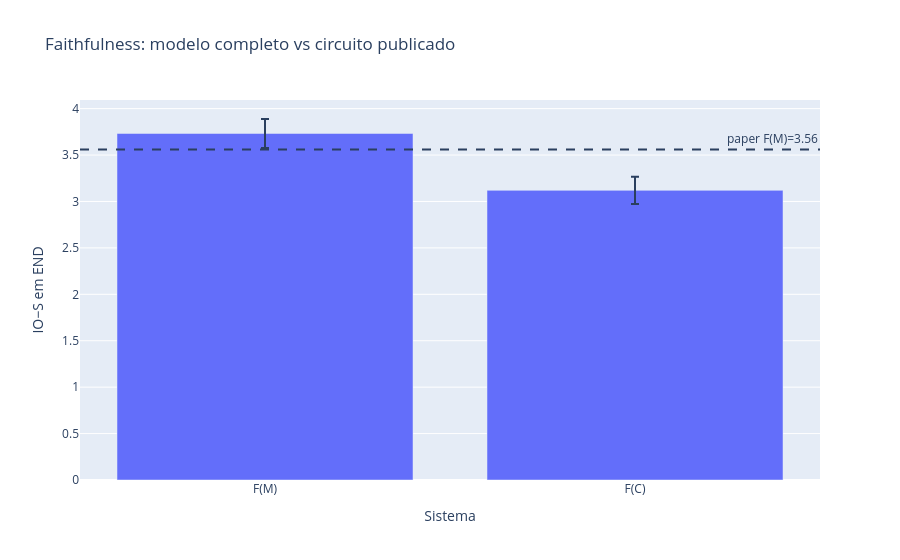
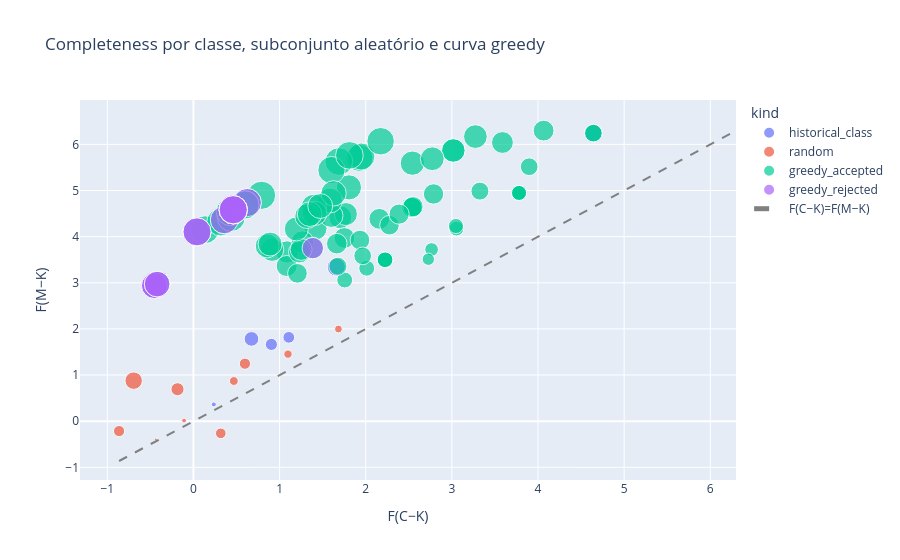
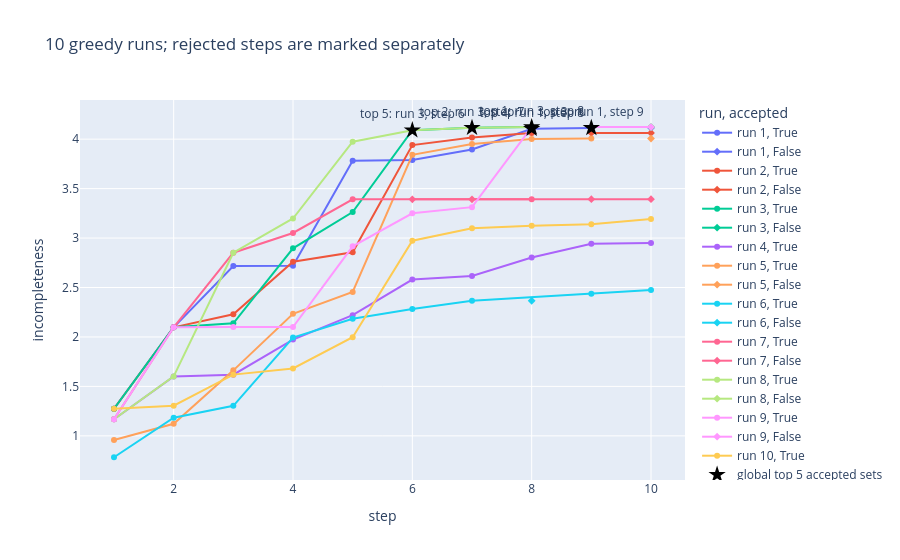
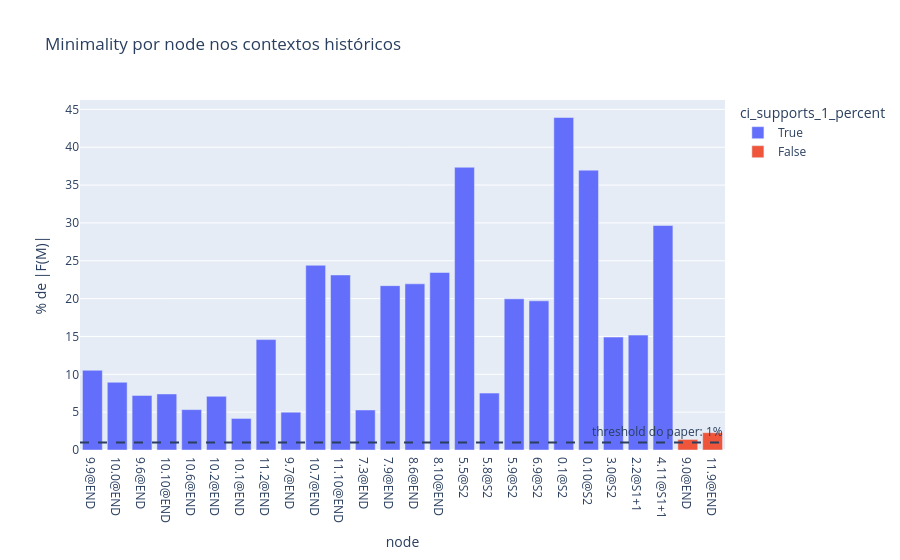

The notebook cell saved with these charts, in order:
### Code cell
faithfulness_fig = px.bar(
    x=["F(M)", "F(C)"],
    y=[faithfulness.model.mean, faithfulness.circuit.mean],
    error_y=[faithfulness.model.standard_error, faithfulness.circuit.standard_error],
    labels={"x": "Sistema", "y": "IO−S em END"},
    title="Faithfulness: modelo completo vs circuito publicado",
)
faithfulness_fig.add_hline(
    y=PAPER_MODEL_PERFORMANCE,
    line_dash="dash",
    annotation_text="paper F(M)=3.56",
)
faithfulness_fig.show()

completeness_rows = []
for item in completeness.by_class:
    completeness_rows.append(
        {
            "kind": "historical_class",
            "label": item.class_name,
            "F(C−K)": item.result.circuit_without.mean,
            "F(M−K)": item.result.model_without.mean,
            "incompleteness": item.result.incompleteness,
        }
    )
for index, item in enumerate(completeness.random):
    completeness_rows.append(
        {
            "kind": "random",
            "label": f"random {index + 1}",
            "F(C−K)": item.circuit_without.mean,
            "F(M−K)": item.model_without.mean,
            "incompleteness": item.incompleteness,
        }
    )
greedy_rows = []
for run_index, run in enumerate(completeness.greedy):
    for step_index, step in enumerate(run.steps, start=1):
        row = {
            "run": f"run {run_index + 1}",
            "step": step_index,
            "accepted": step.accepted,
            "kind": "greedy_accepted" if step.accepted else "greedy_rejected",
            "label": f"greedy {run_index + 1}.{step_index}",
            "F(C−K)": step.result.circuit_without.mean,
            "F(M−K)": step.result.model_without.mean,
            "incompleteness": step.result.incompleteness,
            "candidate_incompleteness": step.candidate_result.incompleteness,
        }
        greedy_rows.append(row)
        completeness_rows.append(row)
completeness_fig = px.scatter(
    completeness_rows,
    x="F(C−K)",
    y="F(M−K)",
    color="kind",
    hover_name="label",
    size="incompleteness",
    title="Completeness por classe, subconjunto aleatório e curva greedy",
)
all_values = [
    value
    for row in completeness_rows
    for value in (row["F(C−K)"], row["F(M−K)"])
]
line_min, line_max = min(all_values), max(all_values)
completeness_fig.add_trace(
    go.Scatter(
        x=[line_min, line_max],
        y=[line_min, line_max],
        mode="lines",
        line={"dash": "dash", "color": "gray"},
        name="F(C−K)=F(M−K)",
    )
)
completeness_fig.show()

greedy_fig = px.line(
    greedy_rows,
    x="step",
    y="incompleteness",
    color="run",
    symbol="accepted",
    markers=True,
    hover_data=["candidate_incompleteness", "label"],
    title="10 greedy runs; rejected steps are marked separately",
)
top5_rows = [
    {
        "step": item.step_index,
        "incompleteness": item.result.incompleteness,
        "label": f"top {rank}: run {item.run_index + 1}, step {item.step_index}",
    }
    for rank, item in enumerate(completeness.top_greedy, start=1)
]
greedy_fig.add_trace(
    go.Scatter(
        x=[row["step"] for row in top5_rows],
        y=[row["incompleteness"] for row in top5_rows],
        text=[row["label"] for row in top5_rows],
        mode="markers+text",
        marker={"size": 13, "symbol": "star", "color": "black"},
        textposition="top center",
        name="global top 5 accepted sets",
    )
)
greedy_fig.show()

minimality_rows = [
    {
        "node": node_name(item.node),
        "minimality_percent": 100 * item.normalized_effect,
        "ci95_low_percent": 100 * item.normalized_effect_ci95.low,
        "raw_effect": item.raw_effect,
        "passes_1_percent": item.passes_threshold,
        "ci_supports_1_percent": item.ci_supports_threshold,
    }
    for item in minimality
]
minimality_fig = px.bar(
    minimality_rows,
    x="node",
    y="minimality_percent",
    color="ci_supports_1_percent",
    hover_data=["raw_effect", "passes_1_percent", "ci95_low_percent"],
    title="Minimality por node nos contextos históricos",
    labels={"minimality_percent": "% de |F(M)|"},
)
minimality_fig.add_hline(y=1.0, line_dash="dash", annotation_text="threshold do paper: 1%")
minimality_fig.show()

### Figure 1 — Plotly figure (JSON) as saved in the notebook; plotly's stock layout.template omitted (floating-point values rounded to 4 significant figures)
{"data": [{"error_y": {"array": [0.1559, 0.1474]}, "hovertemplate": "Sistema=%{x}<br>IO−S em END=%{y}<extra></extra>", "legendgroup": "", "marker": {"color": "#636efa", "pattern": {"shape": ""}}, "name": "", "orientation": "v", "showlegend": false, "textposition": "auto", "type": "bar", "x": ["F(M)", "F(C)"], "xaxis": "x", "y": [3.732, 3.12], "yaxis": "y"}], "layout": {"annotations": [{"showarrow": false, "text": "paper F(M)=3.56", "x": 1, "xanchor": "right", "xref": "x domain", "y": 3.56, "yanchor": "bottom", "yref": "y"}], "barmode": "relative", "legend": {"tracegroupgap": 0}, "shapes": [{"line": {"dash": "dash"}, "type": "line", "x0": 0, "x1": 1, "xref": "x domain", "y0": 3.56, "y1": 3.56, "yref": "y"}], "title": {"text": "Faithfulness: modelo completo vs circuito publicado"}, "xaxis": {"anchor": "y", "domain": [0.0, 1.0], "title": {"text": "Sistema"}}, "yaxis": {"anchor": "x", "domain": [0.0, 1.0], "title": {"text": "IO−S em END"}}}}

### Figure 2 — Plotly figure (JSON) as saved in the notebook; plotly's stock layout.template omitted (floating-point values rounded to 4 significant figures)
{"data": [{"hovertemplate": "<b>%{hovertext}</b><br><br>kind=historical_class<br>F(C−K)=%{x}<br>F(M−K)=%{y}<br>incompleteness=%{marker.size}<extra></extra>", "hovertext": ["name_movers", "negative_name_movers", "s_inhibition", "induction", "duplicate_token", "previous_token"], "legendgroup": "historical_class", "marker": {"color": "#636efa", "size": [0.7597, 1.601, 0.1275, 0.7103, 1.109, 1.684], "sizemode": "area", "sizeref": 0.0103, "symbol": "circle"}, "mode": "markers", "name": "historical_class", "orientation": "v", "showlegend": true, "type": "scatter", "x": [0.9045, 4.643, 0.2363, 1.107, 0.6739, 1.658], "xaxis": "x", "y": [1.664, 6.244, 0.3638, 1.817, 1.783, 3.341], "yaxis": "y"}, {"hovertemplate": "<b>%{hovertext}</b><br><br>kind=random<br>F(C−K)=%{x}<br>F(M−K)=%{y}<br>incompleteness=%{marker.size}<extra></extra>", "hovertext": ["random 1", "random 2", "random 3", "random 4", "random 5", "random 6", "random 7", "random 8", "random 9", "random 10"], "legendgroup": "random", "marker": {"color": "#EF553B", "size": [0.356, 0.3144, 0.1215, 0.8777, 1.572, 0.4021, 0.5804, 0.04149, 0.6488, 0.6484], "sizemode": "area", "sizeref": 0.0103, "symbol": "circle"}, "mode": "markers", "name": "random", "orientation": "v", "showlegend": true, "type": "scatter", "x": [1.097, 1.683, -0.1091, -0.1852, -0.6942, 0.4686, 0.3171, -0.4369, -0.8635, 0.5975], "xaxis": "x", "y": [1.453, 1.997, 0.01234, 0.6925, 0.8781, 0.8707, -0.2633, -0.3954, -0.2147, 1.246], "yaxis": "y"}, {"hovertemplate": "<b>%{hovertext}</b><br><br>kind=greedy_accepted<br>F(C−K)=%{x}<br>F(M−K)=%{y}<br>incompleteness=%{marker.size}<extra></extra>", "hovertext": ["greedy 1.1", "greedy 1.2", "greedy 1.3", "greedy 1.4", "greedy 1.5", "greedy 1.6", "greedy 1.7", "greedy 1.8", "greedy 1.9", "greedy 2.1", "greedy 2.2", "greedy 2.3", "greedy 2.4", "greedy 2.5", "greedy 2.6", "greedy 2.7", "greedy 2.8", "greedy 3.1", "greedy 3.2", "greedy 3.3", "greedy 3.4", "greedy 3.5", "greedy 3.6", "greedy 3.7", "greedy 3.8", "greedy 4.1", "greedy 4.2", "greedy 4.3", "greedy 4.4", "greedy 4.5", "greedy 4.6", "greedy 4.7", "greedy 4.8", "greedy 4.9", "greedy 4.10", "greedy 5.1", "greedy 5.2", "greedy 5.3", "greedy 5.4", "greedy 5.5", "greedy 5.6", "greedy 5.7", "greedy 5.8", "greedy 5.9", "greedy 6.1", "greedy 6.2", "greedy 6.3", "greedy 6.4", "greedy 6.5", "greedy 6.6", "greedy 6.7", "greedy 6.9", "greedy 6.10", "greedy 7.1", "greedy 7.2", "greedy 7.3", "greedy 7.4", "greedy 7.5", "greedy 7.8", "greedy 8.1", "greedy 8.2", "greedy 8.3", "greedy 8.4", "greedy 8.5", "greedy 8.6", "greedy 8.7", "greedy 8.8", "greedy 9.1", "greedy 9.2", "greedy 9.3", "greedy 9.4", "greedy 9.5", "greedy 9.6", "greedy 9.7", "greedy 9.8", "greedy 10.1", "greedy 10.2", "greedy 10.3", "greedy 10.4", "greedy 10.5", "greedy 10.6", "greedy 10.7", "greedy 10.8", "greedy 10.9", "greedy 10.10"], "legendgroup": "greedy_accepted", "marker": {"color": "#00cc96", "size": [1.274, 2.098, 2.716, 2.72, 3.783, 3.79, 3.896, 4.106, 4.114, 1.274, 2.098, 2.229, 2.761, 2.856, 3.94, 4.016, 4.063, 1.274, 2.098, 2.138, 2.897, 3.263, 4.09, 4.115, 4.122, 1.168, 1.601, 1.619, 1.973, 2.22, 2.581, 2.617, 2.803, 2.943, 2.95, 0.9574, 1.122, 1.662, 2.233, 2.454, 3.842, 3.951, 4.001, 4.007, 0.7836, 1.184, 1.304, 1.993, 2.184, 2.282, 2.366, 2.437, 2.474, 1.168, 2.098, 2.852, 3.051, 3.392, 3.393, 1.168, 1.601, 2.852, 3.198, 3.975, 4.09, 4.115, 4.122, 1.168, 2.098, 2.101, 2.101, 2.917, 3.25, 3.312, 4.122, 1.274, 1.305, 1.619, 1.682, 1.997, 2.973, 3.1, 3.124, 3.139, 3.193], "sizemode": "area", "sizeref": 0.0103, "symbol": "circle"}, "mode": "markers", "name": "greedy_accepted", "orientation": "v", "showlegend": true, "type": "scatter", "x": [2.224, 2.535, 1.704, 1.77, 1.926, 1.948, 2.173, 0.7906, 0.6245, 2.224, 2.535, 2.158, 1.417, 1.6, 1.688, 0.1345, 0.04129, 2.224, 2.535, 2.787, 3.273, 1.805, 0.5983, 0.4283, 0.4616, 3.78, 4.643, 3.897, 2.276, 1.752, 1.087, 1.266, 0.9129, 0.8559, 0.8894, 2.765, 3.053, 3.325, 4.065, 3.587, 1.602, 1.81, 0.316, 0.3574, 2.727, 3.047, 1.756, 1.933, 1.664, 1.082, 1.385, 1.229, 1.25, 3.78, 2.535, 3.017, 2.542, -0.4546, -0.4218, 3.78, 4.643, 3.017, 1.585, 0.4388, 0.5983, 0.4283, 0.4616, 3.78, 2.535, 2.549, 2.387, 2.773, 1.398, 1.626, 0.4616, 2.224, 2.012, 1.965, 1.676, 1.207, 1.194, 1.406, 1.319, 1.348, 1.472], "xaxis": "x", "y": [3.498, 4.633, 4.421, 4.49, 5.709, 5.738, 6.069, 4.896, 4.738, 3.498, 4.633, 4.386, 4.178, 4.455, 5.628, 4.151, 4.105, 3.498, 4.633, 4.925, 6.17, 5.068, 4.689, 4.544, 4.583, 4.948, 6.244, 5.516, 4.249, 3.972, 3.668, 3.882, 3.716, 3.799, 3.839, 3.722, 4.175, 4.987, 6.298, 6.041, 5.444, 5.761, 4.317, 4.364, 3.51, 4.231, 3.06, 3.926, 3.848, 3.364, 3.752, 3.666, 3.723, 4.948, 4.633, 5.869, 5.593, 2.937, 2.972, 4.948, 6.244, 5.869, 4.783, 4.413, 4.689, 4.544, 4.583, 4.948, 4.633, 4.65, 4.488, 5.689, 4.648, 4.939, 4.583, 3.498, 3.316, 3.584, 3.358, 3.205, 4.167, 4.506, 4.443, 4.488, 4.665], "yaxis": "y"}, {"hovertemplate": "<b>%{hovertext}</b><br><br>kind=greedy_rejected<br>F(C−K)=%{x}<br>F(M−K)=%{y}<br>incompleteness=%{marker.size}<extra></extra>", "hovertext": ["greedy 1.10", "greedy 2.9", "greedy 2.10", "greedy 3.9", "greedy 3.10", "greedy 5.10", "greedy 6.8", "greedy 7.6", "greedy 7.7", "greedy 7.9", "greedy 7.10", "greedy 8.9", "greedy 8.10", "greedy 9.9", "greedy 9.10"], "legendgroup": "greedy_rejected", "marker": {"color": "#ab63fa", "size": [4.114, 4.063, 4.063, 4.122, 4.122, 4.007, 2.366, 3.392, 3.392, 3.393, 3.393, 4.122, 4.122, 4.122, 4.122], "sizemode": "area", "sizeref": 0.0103, "symbol": "circle"}, "mode": "markers", "name": "greedy_rejected", "orientation": "v", "showlegend": true, "type": "scatter", "x": [0.6245, 0.04129, 0.04129, 0.4616, 0.4616, 0.3574, 1.385, -0.4546, -0.4546, -0.4218, -0.4218, 0.4616, 0.4616, 0.4616, 0.4616], "xaxis": "x", "y": [4.738, 4.105, 4.105, 4.583, 4.583, 4.364, 3.752, 2.937, 2.937, 2.972, 2.972, 4.583, 4.583, 4.583, 4.583], "yaxis": "y"}, {"line": {"color": "gray", "dash": "dash"}, "mode": "lines", "name": "F(C−K)=F(M−K)", "type": "scatter", "x": [-0.8635, 6.298], "y": [-0.8635, 6.298]}], "layout": {"legend": {"itemsizing": "constant", "title": {"text": "kind"}, "tracegroupgap": 0}, "title": {"text": "Completeness por classe, subconjunto aleatório e curva greedy"}, "xaxis": {"anchor": "y", "domain": [0.0, 1.0], "title": {"text": "F(C−K)"}}, "yaxis": {"anchor": "x", "domain": [0.0, 1.0], "title": {"text": "F(M−K)"}}}}

### Figure 3 — Plotly figure (JSON) as saved in the notebook; plotly's stock layout.template omitted (floating-point values rounded to 4 significant figures)
{"data": [{"customdata": [[1.274, "greedy 1.1"], [2.098, "greedy 1.2"], [2.716, "greedy 1.3"], [2.72, "greedy 1.4"], [3.783, "greedy 1.5"], [3.79, "greedy 1.6"], [3.896, "greedy 1.7"], [4.106, "greedy 1.8"], [4.114, "greedy 1.9"]], "hovertemplate": "run=run 1<br>accepted=True<br>step=%{x}<br>incompleteness=%{y}<br>candidate_incompleteness=%{customdata[0]}<br>label=%{customdata[1]}<extra></extra>", "legendgroup": "run 1, True", "line": {"color": "#636efa", "dash": "solid"}, "marker": {"symbol": "circle"}, "mode": "lines+markers", "name": "run 1, True", "orientation": "v", "showlegend": true, "type": "scatter", "x": [1, 2, 3, 4, 5, 6, 7, 8, 9], "xaxis": "x", "y": [1.274, 2.098, 2.716, 2.72, 3.783, 3.79, 3.896, 4.106, 4.114], "yaxis": "y"}, {"customdata": [[4.038, "greedy 1.10"]], "hovertemplate": "run=run 1<br>accepted=False<br>step=%{x}<br>incompleteness=%{y}<br>candidate_incompleteness=%{customdata[0]}<br>label=%{customdata[1]}<extra></extra>", "legendgroup": "run 1, False", "line": {"color": "#636efa", "dash": "solid"}, "marker": {"symbol": "diamond"}, "mode": "lines+markers", "name": "run 1, False", "orientation": "v", "showlegend": true, "type": "scatter", "x": [10], "xaxis": "x", "y": [4.114], "yaxis": "y"}, {"customdata": [[1.274, "greedy 2.1"], [2.098, "greedy 2.2"], [2.229, "greedy 2.3"], [2.761, "greedy 2.4"], [2.856, "greedy 2.5"], [3.94, "greedy 2.6"], [4.016, "greedy 2.7"], [4.063, "greedy 2.8"]], "hovertemplate": "run=run 2<br>accepted=True<br>step=%{x}<br>incompleteness=%{y}<br>candidate_incompleteness=%{customdata[0]}<br>label=%{customdata[1]}<extra></extra>", "legendgroup": "run 2, True", "line": {"color": "#EF553B", "dash": "solid"}, "marker": {"symbol": "circle"}, "mode": "lines+markers", "name": "run 2, True", "orientation": "v", "showlegend": true, "type": "scatter", "x": [1, 2, 3, 4, 5, 6, 7, 8], "xaxis": "x", "y": [1.274, 2.098, 2.229, 2.761, 2.856, 3.94, 4.016, 4.063], "yaxis": "y"}, {"customdata": [[4.032, "greedy 2.9"], [4.032, "greedy 2.10"]], "hovertemplate": "run=run 2<br>accepted=False<br>step=%{x}<br>incompleteness=%{y}<br>candidate_incompleteness=%{customdata[0]}<br>label=%{customdata[1]}<extra></extra>", "legendgroup": "run 2, False", "line": {"color": "#EF553B", "dash": "solid"}, "marker": {"symbol": "diamond"}, "mode": "lines+markers", "name": "run 2, False", "orientation": "v", "showlegend": true, "type": "scatter", "x": [9, 10], "xaxis": "x", "y": [4.063, 4.063], "yaxis": "y"}, {"customdata": [[1.274, "greedy 3.1"], [2.098, "greedy 3.2"], [2.138, "greedy 3.3"], [2.897, "greedy 3.4"], [3.263, "greedy 3.5"], [4.09, "greedy 3.6"], [4.115, "greedy 3.7"], [4.122, "greedy 3.8"]], "hovertemplate": "run=run 3<br>accepted=True<br>step=%{x}<br>incompleteness=%{y}<br>candidate_incompleteness=%{customdata[0]}<br>label=%{customdata[1]}<extra></extra>", "legendgroup": "run 3, True", "line": {"color": "#00cc96", "dash": "solid"}, "marker": {"symbol": "circle"}, "mode": "lines+markers", "name": "run 3, True", "orientation": "v", "showlegend": true, "type": "scatter", "x": [1, 2, 3, 4, 5, 6, 7, 8], "xaxis": "x", "y": [1.274, 2.098, 2.138, 2.897, 3.263, 4.09, 4.115, 4.122], "yaxis": "y"}, {"customdata": [[4.065, "greedy 3.9"], [4.045, "greedy 3.10"]], "hovertemplate": "run=run 3<br>accepted=False<br>step=%{x}<br>incompleteness=%{y}<br>candidate_incompleteness=%{customdata[0]}<br>label=%{customdata[1]}<extra></extra>", "legendgroup": "run 3, False", "line": {"color": "#00cc96", "dash": "solid"}, "marker": {"symbol": "diamond"}, "mode": "lines+markers", "name": "run 3, False", "orientation": "v", "showlegend": true, "type": "scatter", "x": [9, 10], "xaxis": "x", "y": [4.122, 4.122], "yaxis": "y"}, {"customdata": [[1.168, "greedy 4.1"], [1.601, "greedy 4.2"], [1.619, "greedy 4.3"], [1.973, "greedy 4.4"], [2.22, "greedy 4.5"], [2.581, "greedy 4.6"], [2.617, "greedy 4.7"], [2.803, "greedy 4.8"], [2.943, "greedy 4.9"], [2.95, "greedy 4.10"]], "hovertemplate": "run=run 4<br>accepted=True<br>step=%{x}<br>incompleteness=%{y}<br>candidate_incompleteness=%{customdata[0]}<br>label=%{customdata[1]}<extra></extra>", "legendgroup": "run 4, True", "line": {"color": "#ab63fa", "dash": "solid"}, "marker": {"symbol": "circle"}, "mode": "lines+markers", "name": "run 4, True", "orientation": "v", "showlegend": true, "type": "scatter", "x": [1, 2, 3, 4, 5, 6, 7, 8, 9, 10], "xaxis": "x", "y": [1.168, 1.601, 1.619, 1.973, 2.22, 2.581, 2.617, 2.803, 2.943, 2.95], "yaxis": "y"}, {"customdata": [[0.9574, "greedy 5.1"], [1.122, "greedy 5.2"], [1.662, "greedy 5.3"], [2.233, "greedy 5.4"], [2.454, "greedy 5.5"], [3.842, "greedy 5.6"], [3.951, "greedy 5.7"], [4.001, "greedy 5.8"], [4.007, "greedy 5.9"]], "hovertemplate": "run=run 5<br>accepted=True<br>step=%{x}<br>incompleteness=%{y}<br>candidate_incompleteness=%{customdata[0]}<br>label=%{customdata[1]}<extra></extra>", "legendgroup": "run 5, True", "line": {"color": "#FFA15A", "dash": "solid"}, "marker": {"symbol": "circle"}, "mode": "lines+markers", "name": "run 5, True", "orientation": "v", "showlegend": true, "type": "scatter", "x": [1, 2, 3, 4, 5, 6, 7, 8, 9], "xaxis": "x", "y": [0.9574, 1.122, 1.662, 2.233, 2.454, 3.842, 3.951, 4.001, 4.007], "yaxis": "y"}, {"customdata": [[3.912, "greedy 5.10"]], "hovertemplate": "run=run 5<br>accepted=False<br>step=%{x}<br>incompleteness=%{y}<br>candidate_incompleteness=%{customdata[0]}<br>label=%{customdata[1]}<extra></extra>", "legendgroup": "run 5, False", "line": {"color": "#FFA15A", "dash": "solid"}, "marker": {"symbol": "diamond"}, "mode": "lines+markers", "name": "run 5, False", "orientation": "v", "showlegend": true, "type": "scatter", "x": [10], "xaxis": "x", "y": [4.007], "yaxis": "y"}, {"customdata": [[0.7836, "greedy 6.1"], [1.184, "greedy 6.2"], [1.304, "greedy 6.3"], [1.993, "greedy 6.4"], [2.184, "greedy 6.5"], [2.282, "greedy 6.6"], [2.366, "greedy 6.7"], [2.437, "greedy 6.9"], [2.474, "greedy 6.10"]], "hovertemplate": "run=run 6<br>accepted=True<br>step=%{x}<br>incompleteness=%{y}<br>candidate_incompleteness=%{customdata[0]}<br>label=%{customdata[1]}<extra></extra>", "legendgroup": "run 6, True", "line": {"color": "#19d3f3", "dash": "solid"}, "marker": {"symbol": "circle"}, "mode": "lines+markers", "name": "run 6, True", "orientation": "v", "showlegend": true, "type": "scatter", "x": [1, 2, 3, 4, 5, 6, 7, 9, 10], "xaxis": "x", "y": [0.7836, 1.184, 1.304, 1.993, 2.184, 2.282, 2.366, 2.437, 2.474], "yaxis": "y"}, {"customdata": [[2.335, "greedy 6.8"]], "hovertemplate": "run=run 6<br>accepted=False<br>step=%{x}<br>incompleteness=%{y}<br>candidate_incompleteness=%{customdata[0]}<br>label=%{customdata[1]}<extra></extra>", "legendgroup": "run 6, False", "line": {"color": "#19d3f3", "dash": "solid"}, "marker": {"symbol": "diamond"}, "mode": "lines+markers", "name": "run 6, False", "orientation": "v", "showlegend": true, "type": "scatter", "x": [8], "xaxis": "x", "y": [2.366], "yaxis": "y"}, {"customdata": [[1.168, "greedy 7.1"], [2.098, "greedy 7.2"], [2.852, "greedy 7.3"], [3.051, "greedy 7.4"], [3.392, "greedy 7.5"], [3.393, "greedy 7.8"]], "hovertemplate": "run=run 7<br>accepted=True<br>step=%{x}<br>incompleteness=%{y}<br>candidate_incompleteness=%{customdata[0]}<br>label=%{customdata[1]}<extra></extra>", "legendgroup": "run 7, True", "line": {"color": "#FF6692", "dash": "solid"}, "marker": {"symbol": "circle"}, "mode": "lines+markers", "name": "run 7, True", "orientation": "v", "showlegend": true, "type": "scatter", "x": [1, 2, 3, 4, 5, 8], "xaxis": "x", "y": [1.168, 2.098, 2.852, 3.051, 3.392, 3.393], "yaxis": "y"}, {"customdata": [[3.384, "greedy 7.6"], [3.384, "greedy 7.7"], [3.385, "greedy 7.9"], [3.337, "greedy 7.10"]], "hovertemplate": "run=run 7<br>accepted=False<br>step=%{x}<br>incompleteness=%{y}<br>candidate_incompleteness=%{customdata[0]}<br>label=%{customdata[1]}<extra></extra>", "legendgroup": "run 7, False", "line": {"color": "#FF6692", "dash": "solid"}, "marker": {"symbol": "diamond"}, "mode": "lines+markers", "name": "run 7, False", "orientation": "v", "showlegend": true, "type": "scatter", "x": [6, 7, 9, 10], "xaxis": "x", "y": [3.392, 3.392, 3.393, 3.393], "yaxis": "y"}, {"customdata": [[1.168, "greedy 8.1"], [1.601, "greedy 8.2"], [2.852, "greedy 8.3"], [3.198, "greedy 8.4"], [3.975, "greedy 8.5"], [4.09, "greedy 8.6"], [4.115, "greedy 8.7"], [4.122, "greedy 8.8"]], "hovertemplate": "run=run 8<br>accepted=True<br>step=%{x}<br>incompleteness=%{y}<br>candidate_incompleteness=%{customdata[0]}<br>label=%{customdata[1]}<extra></extra>", "legendgroup": "run 8, True", "line": {"color": "#B6E880", "dash": "solid"}, "marker": {"symbol": "circle"}, "mode": "lines+markers", "name": "run 8, True", "orientation": "v", "showlegend": true, "type": "scatter", "x": [1, 2, 3, 4, 5, 6, 7, 8], "xaxis": "x", "y": [1.168, 1.601, 2.852, 3.198, 3.975, 4.09, 4.115, 4.122], "yaxis": "y"}, {"customdata": [[4.114, "greedy 8.9"], [4.114, "greedy 8.10"]], "hovertemplate": "run=run 8<br>accepted=False<br>step=%{x}<br>incompleteness=%{y}<br>candidate_incompleteness=%{customdata[0]}<br>label=%{customdata[1]}<extra></extra>", "legendgroup": "run 8, False", "line": {"color": "#B6E880", "dash": "solid"}, "marker": {"symbol": "diamond"}, "mode": "lines+markers", "name": "run 8, False", "orientation": "v", "showlegend": true, "type": "scatter", "x": [9, 10], "xaxis": "x", "y": [4.122, 4.122], "yaxis": "y"}, {"customdata": [[1.168, "greedy 9.1"], [2.098, "greedy 9.2"], [2.101, "greedy 9.3"], [2.101, "greedy 9.4"], [2.917, "greedy 9.5"], [3.25, "greedy 9.6"], [3.312, "greedy 9.7"], [4.122, "greedy 9.8"]], "hovertemplate": "run=run 9<br>accepted=True<br>step=%{x}<br>incompleteness=%{y}<br>candidate_incompleteness=%{customdata[0]}<br>label=%{customdata[1]}<extra></extra>", "legendgroup": "run 9, True", "line": {"color": "#FF97FF", "dash": "solid"}, "marker": {"symbol": "circle"}, "mode": "lines+markers", "name": "run 9, True", "orientation": "v", "showlegend": true, "type": "scatter", "x": [1, 2, 3, 4, 5, 6, 7, 8], "xaxis": "x", "y": [1.168, 2.098, 2.101, 2.101, 2.917, 3.25, 3.312, 4.122], "yaxis": "y"}, {"customdata": [[4.114, "greedy 9.9"], [4.045, "greedy 9.10"]], "hovertemplate": "run=run 9<br>accepted=False<br>step=%{x}<br>incompleteness=%{y}<br>candidate_incompleteness=%{customdata[0]}<br>label=%{customdata[1]}<extra></extra>", "legendgroup": "run 9, False", "line": {"color": "#FF97FF", "dash": "solid"}, "marker": {"symbol": "diamond"}, "mode": "lines+markers", "name": "run 9, False", "orientation": "v", "showlegend": true, "type": "scatter", "x": [9, 10], "xaxis": "x", "y": [4.122, 4.122], "yaxis": "y"}, {"customdata": [[1.274, "greedy 10.1"], [1.305, "greedy 10.2"], [1.619, "greedy 10.3"], [1.682, "greedy 10.4"], [1.997, "greedy 10.5"], [2.973, "greedy 10.6"], [3.1, "greedy 10.7"], [3.124, "greedy 10.8"], [3.139, "greedy 10.9"], [3.193, "greedy 10.10"]], "hovertemplate": "run=run 10<br>accepted=True<br>step=%{x}<br>incompleteness=%{y}<br>candidate_incompleteness=%{customdata[0]}<br>label=%{customdata[1]}<extra></extra>", "legendgroup": "run 10, True", "line": {"color": "#FECB52", "dash": "solid"}, "marker": {"symbol": "circle"}, "mode": "lines+markers", "name": "run 10, True", "orientation": "v", "showlegend": true, "type": "scatter", "x": [1, 2, 3, 4, 5, 6, 7, 8, 9, 10], "xaxis": "x", "y": [1.274, 1.305, 1.619, 1.682, 1.997, 2.973, 3.1, 3.124, 3.139, 3.193], "yaxis": "y"}, {"marker": {"color": "black", "size": 13, "symbol": "star"}, "mode": "markers+text", "name": "global top 5 accepted sets", "text": ["top 1: run 3, step 8", "top 2: run 3, step 7", "top 3: run 1, step 9", "top 4: run 1, step 8", "top 5: run 3, step 6"], "textposition": "top center", "type": "scatter", "x": [8, 7, 9, 8, 6], "y": [4.122, 4.115, 4.114, 4.106, 4.09]}], "layout": {"legend": {"title": {"text": "run, accepted"}, "tracegroupgap": 0}, "title": {"text": "10 greedy runs; rejected steps are marked separately"}, "xaxis": {"anchor": "y", "domain": [0.0, 1.0], "title": {"text": "step"}}, "yaxis": {"anchor": "x", "domain": [0.0, 1.0], "title": {"text": "incompleteness"}}}}

### Figure 4 — Plotly figure (JSON) as saved in the notebook; plotly's stock layout.template omitted (floating-point values rounded to 4 significant figures)
{"data": [{"customdata": [[0.393, true, 8.365], [0.3341, true, 6.807], [0.2692, true, 5.48], [0.2763, true, 5.564], [0.1991, true, 3.213], [0.2646, true, 4.428], [0.1556, true, 2.477], [0.5445, true, 8.678], [0.1863, true, 4.215], [0.9108, true, 19.85], [0.8631, true, 20.09], [0.1973, true, 4.664], [0.8105, true, 19.46], [0.8193, true, 18.47], [0.8752, true, 21.23], [1.394, true, 33.75], [0.2806, true, 5.707], [0.7455, true, 15.34], [0.7356, true, 14.9], [1.639, true, 39.23], [1.38, true, 32.7], [0.5568, true, 12.58], [0.5665, true, 12.48], [1.107, true, 26.32]], "hovertemplate": "ci_supports_1_percent=True<br>node=%{x}<br>% de |F(M)|=%{y}<br>raw_effect=%{customdata[0]}<br>passes_1_percent=%{customdata[1]}<br>ci95_low_percent=%{customdata[2]}<extra></extra>", "legendgroup": "True", "marker": {"color": "#636efa", "pattern": {"shape": ""}}, "name": "True", "orientation": "v", "showlegend": true, "textposition": "auto", "type": "bar", "x": ["9.9@END", "10.0@END", "9.6@END", "10.10@END", "10.6@END", "10.2@END", "10.1@END", "11.2@END", "9.7@END", "10.7@END", "11.10@END", "7.3@END", "7.9@END", "8.6@END", "8.10@END", "5.5@S2", "5.8@S2", "5.9@S2", "6.9@S2", "0.1@S2", "0.10@S2", "3.0@S2", "2.2@S1+1", "4.11@S1+1"], "xaxis": "x", "y": [10.53, 8.952, 7.212, 7.403, 5.336, 7.089, 4.17, 14.59, 4.992, 24.4, 23.12, 5.286, 21.71, 21.95, 23.45, 37.35, 7.517, 19.97, 19.71, 43.92, 36.97, 14.92, 15.18, 29.65], "yaxis": "y"}, {"customdata": [[0.05209, true, 0.6858], [0.08531, true, 0.0]], "hovertemplate": "ci_supports_1_percent=False<br>node=%{x}<br>% de |F(M)|=%{y}<br>raw_effect=%{customdata[0]}<br>passes_1_percent=%{customdata[1]}<br>ci95_low_percent=%{customdata[2]}<extra></extra>", "legendgroup": "False", "marker": {"color": "#EF553B", "pattern": {"shape": ""}}, "name": "False", "orientation": "v", "showlegend": true, "textposition": "auto", "type": "bar", "x": ["9.0@END", "11.9@END"], "xaxis": "x", "y": [1.395, 2.286], "yaxis": "y"}], "layout": {"annotations": [{"showarrow": false, "text": "threshold do paper: 1%", "x": 1, "xanchor": "right", "xref": "x domain", "y": 1.0, "yanchor": "bottom", "yref": "y"}], "barmode": "relative", "legend": {"title": {"text": "ci_supports_1_percent"}, "tracegroupgap": 0}, "shapes": [{"line": {"dash": "dash"}, "type": "line", "x0": 0, "x1": 1, "xref": "x domain", "y0": 1.0, "y1": 1.0, "yref": "y"}], "title": {"text": "Minimality por node nos contextos históricos"}, "xaxis": {"anchor": "y", "domain": [0.0, 1.0], "title": {"text": "node"}}, "yaxis": {"anchor": "x", "domain": [0.0, 1.0], "title": {"text": "% de |F(M)|"}}}}
